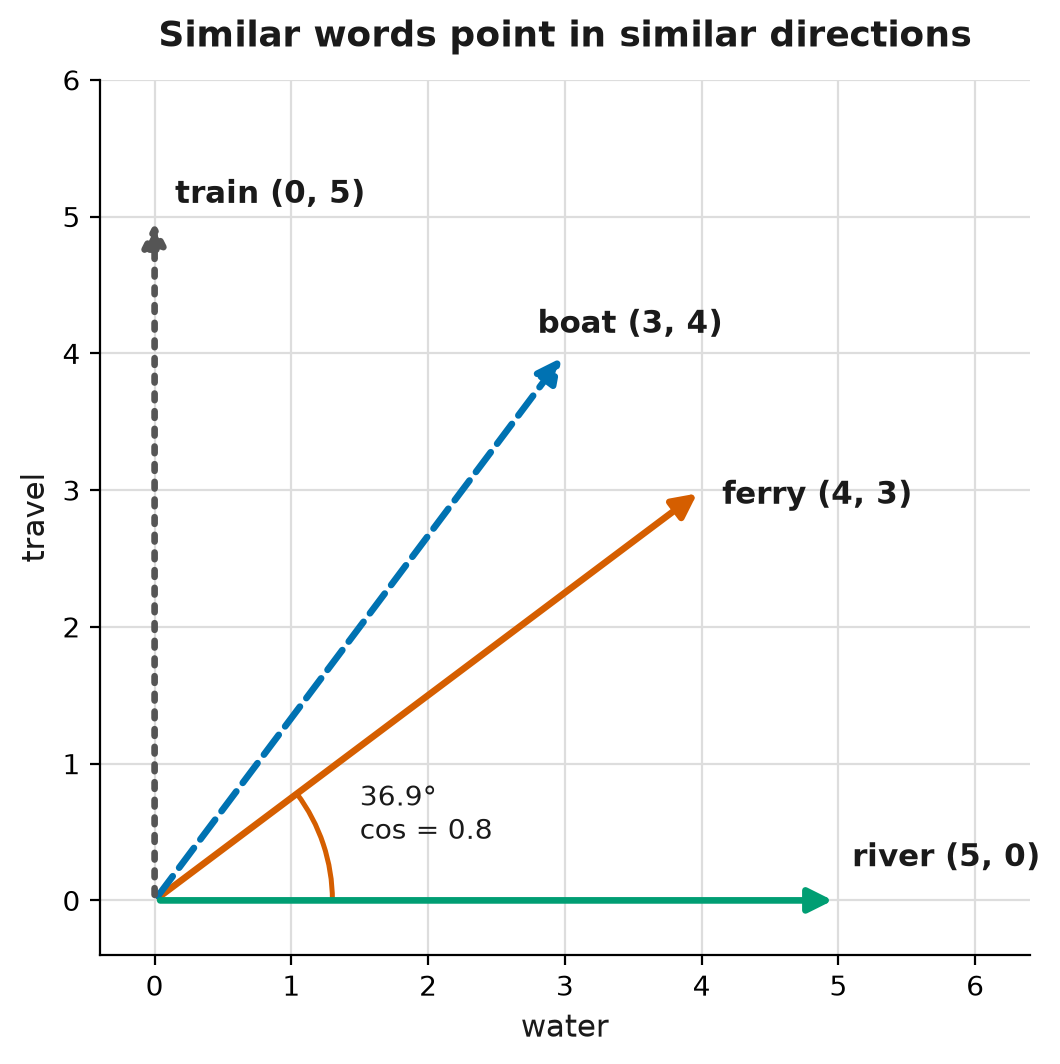

Python code for this plot:
"""Draw four word vectors in the water-travel plane, and the angle between two of them.

"ferry", "boat", "river" and "train" all have 0 for the "books" feature, so they lie flat in
the 2-D plane of "water" and "travel" and can be drawn exactly. The arc marks the angle
between "ferry" and "river": its cosine, 0.8, is their cosine similarity.

Run:  python angle_between_words.py

Expected output:
    wrote angle_between_words.png
"""

import math
import sys
from pathlib import Path

ROOT = next(p for p in Path(__file__).resolve().parents if (p / "shared").is_dir())
sys.path.insert(0, str(ROOT))

import matplotlib.pyplot as plt  # noqa: E402
from matplotlib.patches import Arc  # noqa: E402

from shared.diagram_kit import FONT, PALETTE, TEXT  # noqa: E402

VECTORS = {"ferry": (4, 3), "boat": (3, 4), "river": (5, 0), "train": (0, 5)}
STYLES = {"ferry": ("action", "-"), "boat": ("default", "--"), "river": ("data", "-"),
          "train": ("external", ":")}
LABEL_OFFSET = {"ferry": (0.15, -0.1), "boat": (-0.2, 0.15), "river": (0.1, 0.25),
                "train": (0.15, 0.1)}

fig, ax = plt.subplots(figsize=(6, 6))
for word, (x, y) in VECTORS.items():
    kind, style = STYLES[word]
    colour = PALETTE[kind][1]
    ax.annotate("", xy=(x, y), xytext=(0, 0),
                arrowprops=dict(arrowstyle="-|>", color=colour, lw=2.4, linestyle=style,
                                mutation_scale=18))
    dx, dy = LABEL_OFFSET[word]
    ax.text(x + dx, y + dy, f"{word} ({x}, {y})", fontsize=11, fontweight="bold",
            color=TEXT, family=FONT)

angle = math.degrees(math.atan2(3, 4))  # angle of "ferry" above the "water" axis
ax.add_patch(Arc((0, 0), 2.6, 2.6, theta1=0, theta2=angle, color=PALETTE["action"][1], lw=1.8))
ax.text(1.5, 0.45, f"{angle:.1f}°\ncos = 0.8", fontsize=10, color=TEXT, family=FONT)

ax.set_xlim(-0.4, 6.4)
ax.set_ylim(-0.4, 6.0)
ax.set_aspect("equal")
ax.set_xlabel("water", fontsize=11, family=FONT, color=TEXT)
ax.set_ylabel("travel", fontsize=11, family=FONT, color=TEXT)
ax.grid(True, color="#DDDDDD", linewidth=0.8)
ax.set_title("Similar words point in similar directions", fontsize=13, fontweight="bold",
             family=FONT, color=TEXT, pad=12)
for spine in ("top", "right"):
    ax.spines[spine].set_visible(False)

out = Path(__file__).with_suffix(".png")
fig.savefig(out, dpi=200, facecolor="white", bbox_inches="tight", metadata={"Software": None})
print("wrote", out.name)
